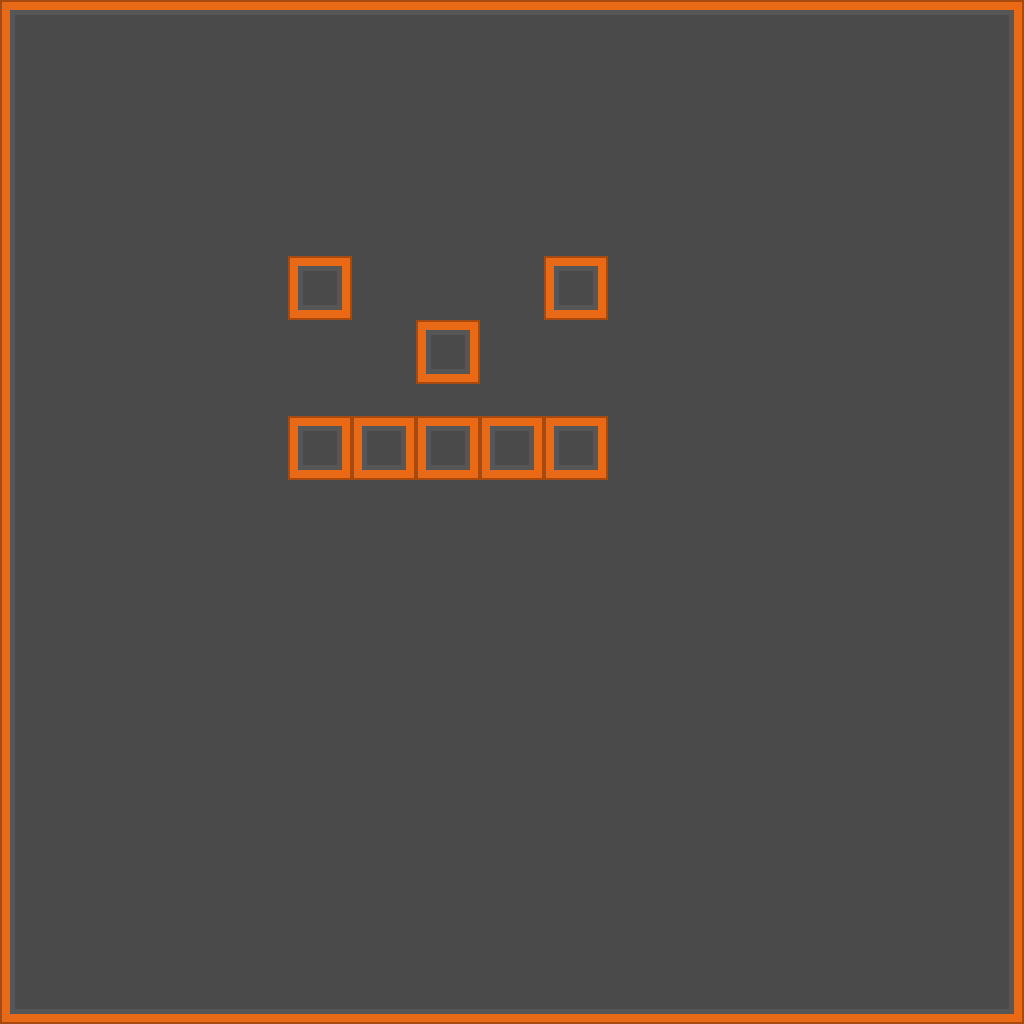

Below is a game level as drawn by its tile map, then a one-line description and the .tmx file that defines it, in full:
An orthogonal 32x32 tile map with 32x32 px tiles, 1 tile layer (Слой тайлов 1) and 1 object (location isometric 240 -570).

<map version="1.0" tiledversion="1.0.3" orientation="orthogonal" renderorder="right-down" width="32" height="32" tilewidth="32" tileheight="32" nextobjectid="3">
 <tileset firstgid="1" source="1.tsx" />
 <layer name="Слой тайлов 1" width="32" height="32">
  <data encoding="csv">
433,434,434,434,434,434,434,434,434,434,434,434,434,434,434,434,434,434,434,434,434,434,434,434,434,434,434,434,434,434,435,436,
541,649,649,649,649,649,649,649,649,649,649,649,649,649,649,649,649,649,649,649,649,649,649,649,649,649,649,649,649,649,649,490,
541,649,649,649,649,649,649,649,649,649,649,649,649,649,649,649,649,649,649,649,649,649,649,649,649,649,649,649,649,649,649,490,
541,649,649,649,649,649,649,649,649,649,649,649,649,649,649,649,649,649,649,649,649,649,649,649,649,649,649,649,649,649,649,490,
541,649,649,649,649,649,649,649,649,649,649,649,649,649,649,649,649,649,649,649,649,649,649,649,649,649,649,649,649,649,649,490,
541,649,649,649,649,649,649,649,649,649,649,649,649,649,649,649,649,649,649,649,649,649,649,649,649,649,649,649,649,649,649,490,
541,649,649,649,649,649,649,649,649,649,649,649,649,649,649,649,649,649,649,649,649,649,649,649,649,649,649,649,649,649,649,490,
541,649,649,649,649,649,649,649,649,649,649,649,649,649,649,649,649,649,649,649,649,649,649,649,649,649,649,649,649,649,649,490,
541,649,649,649,649,649,649,649,649,769,770,649,649,649,649,649,649,769,770,649,649,649,649,649,649,649,649,649,649,649,649,490,
541,649,649,649,649,649,649,649,649,823,824,649,649,649,649,649,649,823,824,649,649,649,649,649,649,649,649,649,649,649,649,490,
541,649,649,649,649,649,649,649,649,649,649,649,649,769,770,649,649,649,649,649,649,649,649,649,649,649,649,649,649,649,650,490,
541,649,649,649,649,649,649,649,649,649,649,649,649,823,824,649,649,649,649,649,649,649,649,649,649,649,649,649,649,649,650,490,
541,649,649,649,649,649,649,649,649,649,649,649,649,649,649,649,649,649,649,649,649,649,649,649,649,649,649,649,649,649,650,490,
541,649,649,649,649,649,649,649,649,769,770,769,770,769,770,769,770,769,770,649,649,649,649,649,649,649,649,649,649,649,650,490,
541,649,649,649,649,649,649,649,649,823,824,823,824,823,824,823,824,823,824,649,649,649,649,649,649,649,649,649,649,649,650,490,
541,649,649,649,649,649,649,649,649,649,649,649,649,649,649,649,649,649,649,649,649,649,649,649,649,649,649,649,649,649,650,490,
541,649,649,649,649,649,649,649,649,649,649,649,649,649,649,649,649,649,649,649,649,649,649,649,649,649,649,649,649,649,650,490,
541,649,649,649,649,649,649,649,649,649,649,649,649,649,649,649,649,649,649,649,649,649,649,649,649,649,649,649,649,649,650,490,
541,649,649,649,649,649,649,649,649,649,649,649,649,649,649,649,649,649,649,649,649,649,649,649,649,649,649,649,649,649,649,490,
541,649,649,649,649,649,649,649,649,649,649,649,649,649,649,649,649,649,649,649,649,649,649,649,649,649,649,649,649,649,649,490,
541,649,649,649,649,649,649,649,649,649,649,649,649,649,649,649,649,649,649,649,649,649,649,649,649,649,649,649,649,649,649,490,
541,649,649,649,649,649,649,649,649,649,649,649,649,649,649,649,649,649,649,649,649,649,649,649,649,649,649,649,649,649,649,490,
541,649,649,649,649,649,649,649,649,649,649,649,649,649,649,649,649,649,649,649,649,649,649,649,649,649,649,649,649,649,649,490,
541,649,649,649,649,649,649,649,649,649,649,649,649,649,649,649,649,649,649,649,649,649,649,649,649,649,649,649,649,649,649,490,
541,649,649,649,649,649,649,649,649,649,649,649,649,649,649,649,649,649,649,649,649,649,649,649,649,649,649,649,649,649,649,490,
541,649,649,649,649,649,649,649,649,649,649,649,649,649,649,649,649,649,649,649,649,649,649,649,649,649,649,649,649,649,649,490,
541,649,649,649,649,649,649,649,649,649,649,649,649,649,649,649,649,649,649,649,649,649,649,649,649,649,649,649,649,649,649,490,
541,649,649,649,649,649,649,649,649,649,649,649,649,649,649,649,649,649,649,649,649,649,649,649,649,649,649,649,649,649,649,490,
541,649,649,649,649,649,649,649,649,649,649,649,649,649,649,649,649,649,649,649,649,649,649,649,649,649,649,649,649,649,649,490,
541,649,649,649,649,649,649,649,649,649,649,649,649,649,649,649,649,649,649,649,649,649,649,649,649,649,649,649,649,649,649,490,
541,649,649,649,649,649,649,649,649,649,649,649,649,649,649,649,649,649,649,649,649,649,649,649,649,649,649,649,649,649,649,490,
595,597,597,597,597,597,597,597,597,597,597,597,597,597,597,597,597,597,597,597,597,597,597,597,597,597,597,597,597,597,597,598
</data>
 </layer>
 <objectgroup name="walls" />
 <objectgroup name="location">
  <object id="2" name="location isometric 240 -570" x="288" y="256" width="320" height="224" />
 </objectgroup>
</map>
